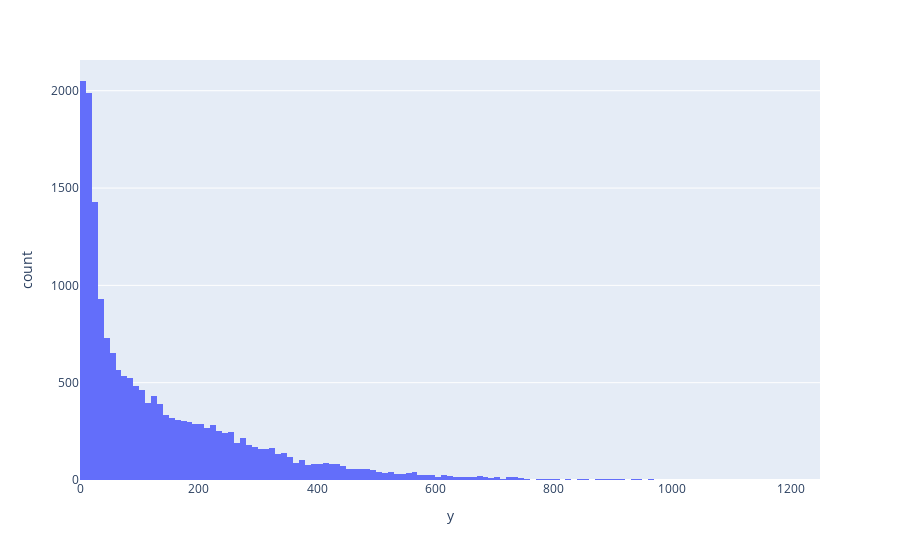

This figure's notebook cell:
### Code cell
px.histogram(df,x='y')

### Figure 1 — Plotly figure (JSON) as saved in the notebook; plotly's stock layout.template omitted (floating-point values rounded to 4 significant figures; data arrays with more than 128 entries replaced by an {"elided": "..."} marker saying what was removed)
{"data": [{"alignmentgroup": "True", "bingroup": "x", "hovertemplate": "y=%{x}<br>count=%{y}<extra></extra>", "legendgroup": "", "marker": {"color": "#636efa"}, "name": "", "offsetgroup": "", "orientation": "v", "showlegend": false, "type": "histogram", "x": {"elided": "18288 int values"}, "xaxis": "x", "yaxis": "y"}], "layout": {"barmode": "relative", "legend": {"tracegroupgap": 0}, "margin": {"t": 60}, "xaxis": {"anchor": "y", "domain": [0, 1], "title": {"text": "y"}}, "yaxis": {"anchor": "x", "domain": [0, 1], "title": {"text": "count"}}}}
